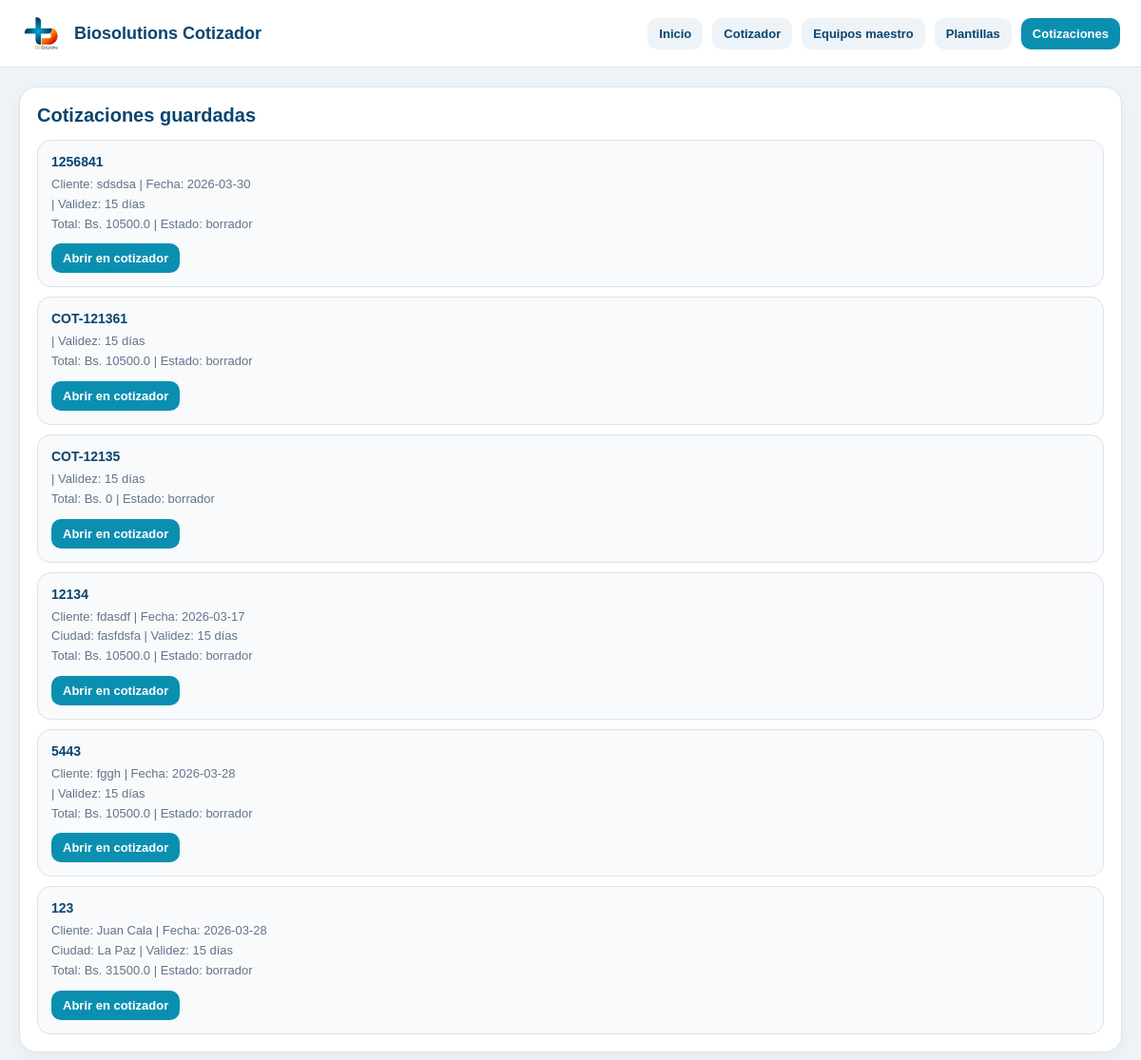
/cotizaciones, run on an earlier commit of the app's database.
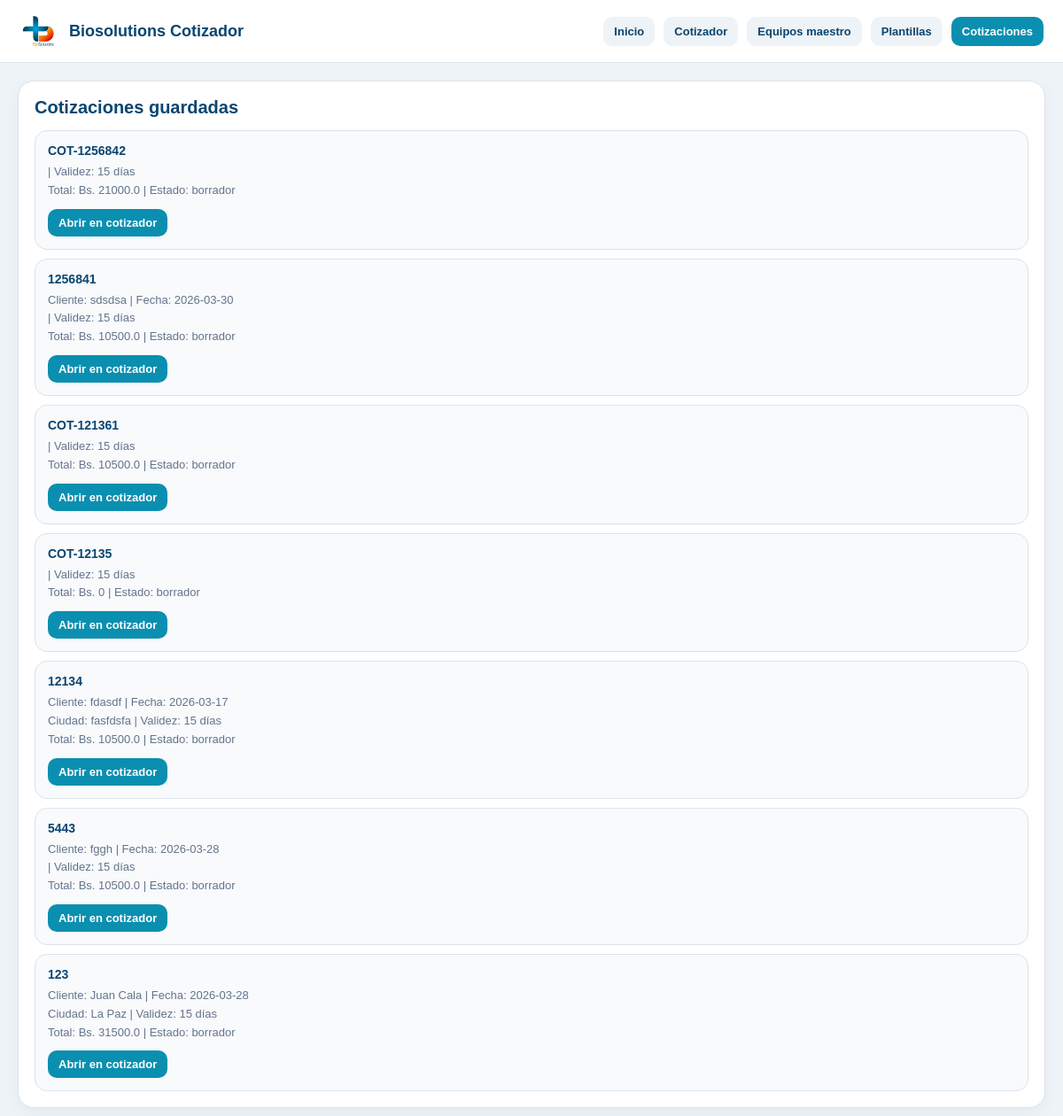
And on a later commit of the database.
### tables this page shows
CREATE TABLE cotizaciones (
    id INTEGER PRIMARY KEY AUTOINCREMENT,
    numero TEXT,
    fecha TEXT,
    cliente TEXT,
    atencion TEXT,
    ciudad TEXT,
    validez TEXT,
    forma_pago TEXT,
    observaciones TEXT,
    moneda TEXT DEFAULT 'BOB',
    total REAL DEFAULT 0,
    estado TEXT DEFAULT 'borrador'
, payload_json TEXT);

### app.py (the view)
@app.route("/cotizaciones")
def cotizaciones_page():
    conn = get_db_connection()
    ensure_payload_json_column(conn)
    cotizaciones = conn.execute("""
        SELECT *
        FROM cotizaciones
        ORDER BY id DESC
    """).fetchall()
    conn.close()
    return render_template("cotizaciones.html", cotizaciones=cotizaciones, active_page="cotizaciones")

### app.py (called while the page is built)
def get_db_connection():
    conn = sqlite3.connect(DB_PATH, timeout=10)
    conn.row_factory = sqlite3.Row
    return conn

def ensure_payload_json_column(conn):
    columns = conn.execute("PRAGMA table_info(cotizaciones)").fetchall()
    column_names = [col["name"] for col in columns]
    if "payload_json" not in column_names:
        conn.execute("ALTER TABLE cotizaciones ADD COLUMN payload_json TEXT")
        conn.commit()

### templates/cotizaciones.html (shortened to what this page needs)
{% extends "base.html" %}
{% block content %}
<section class="page-card">
  <h2>Cotizaciones guardadas</h2>
  {% if cotizaciones %}
    <div class="lib-list">
      {% for c in cotizaciones %}
        <div class="lib-card">
          <strong>{{ c["numero"] or "Sin número" }}</strong>
          <span>
            {% if c["cliente"] %}Cliente: {{ c["cliente"] }}{% endif %}
            {% if c["fecha"] %} | Fecha: {{ c["fecha"] }}{% endif %}
          </span>
          <span>
            {% if c["ciudad"] %}Ciudad: {{ c["ciudad"] }}{% endif %}
            {% if c["validez"] %} | Validez: {{ c["validez"] }}{% endif %}
          </span>
          <span>
            Total: Bs. {{ c["total"] or 0 }}
            {% if c["estado"] %} | Estado: {{ c["estado"] }}{% endif %}
          </span>
          <div class="actions">
            <a href="{{ url_for('cotizador') }}?cotizacion_id={{ c['id'] }}">Abrir en cotizador</a>
          </div>
        </div>
      {% endfor %}
    </div>
  {% else %}
    <p class="tiny-note">Todavía no hay cotizaciones guardadas en la base.</p>
  {% endif %}
</section>
{% endblock %}

What changed in the data, as far as the page shows it:
added cotizaciones: numero "COT-1256842", validez "15 días", total "21000.0", estado "borrador"
